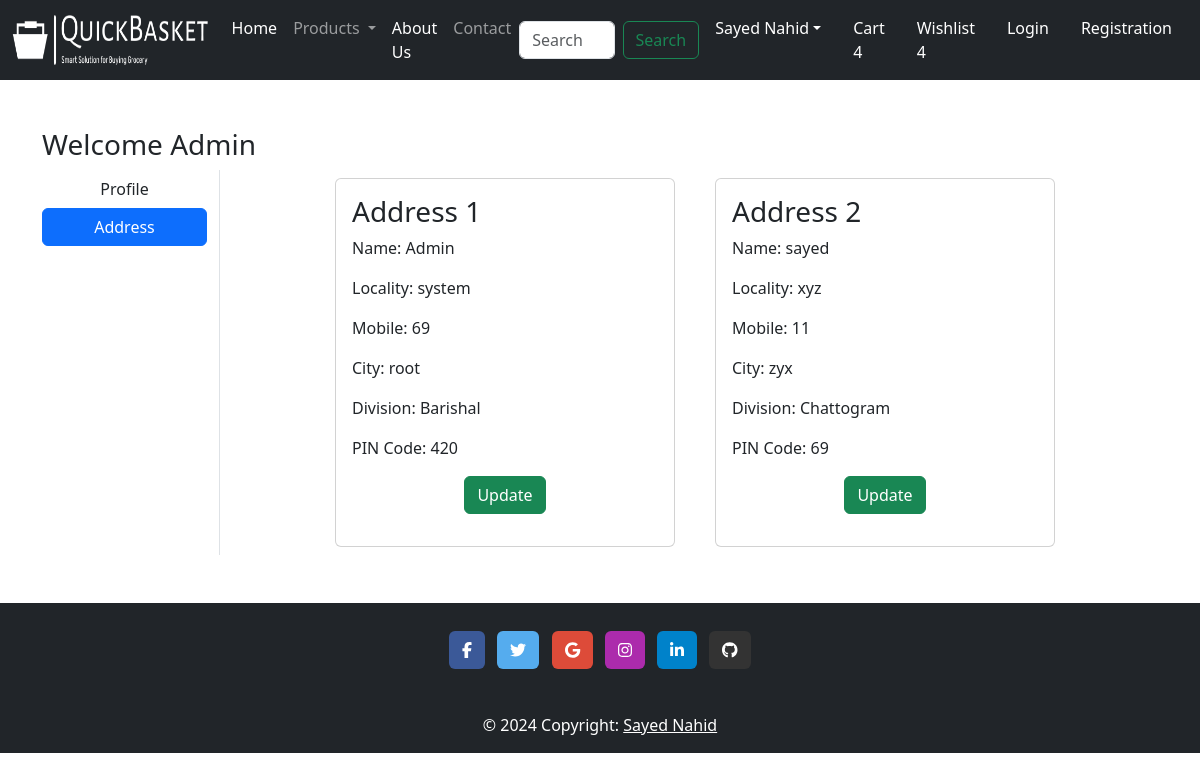
/address/ (signed in), run on an earlier commit of the app's database.
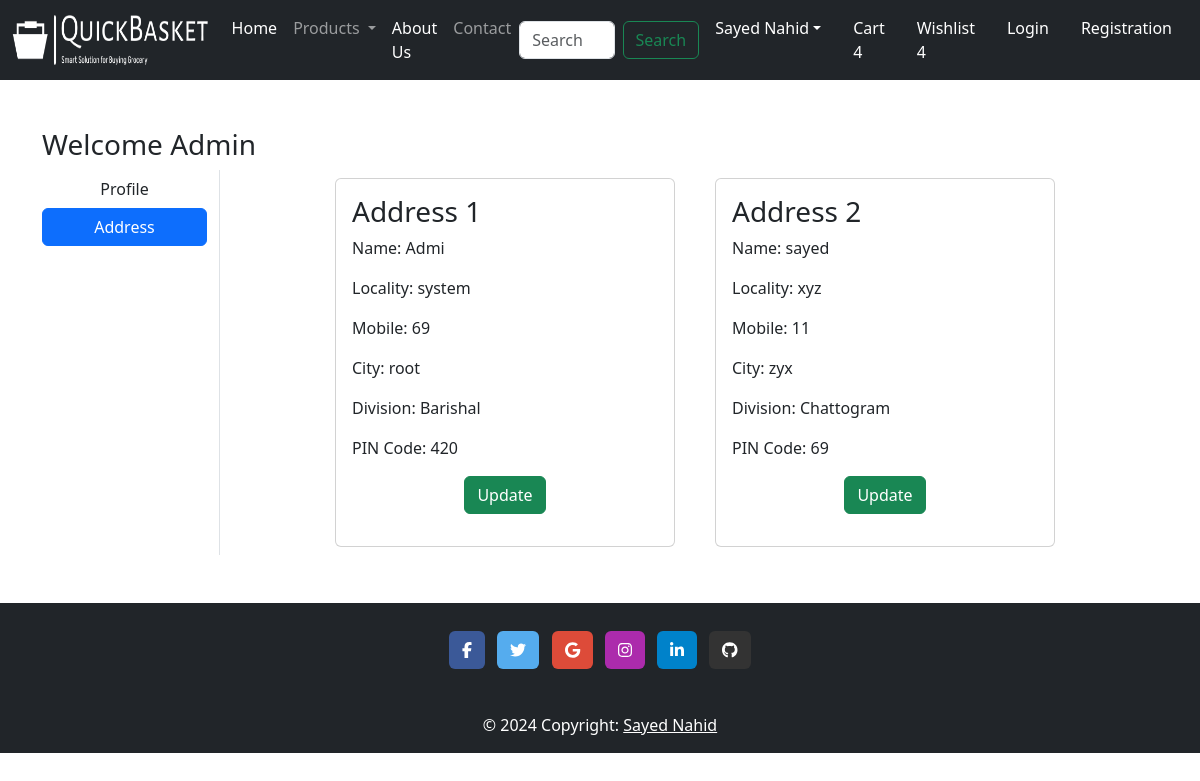
And on a later commit of the database.
### myapp/models.py (models this page shows, shortened)
class Customer(models.Model):
    user = models.ForeignKey(User, on_delete=models.CASCADE)
    name = models.CharField(max_length=200)
    locality = models.CharField(max_length=200)
    city = models.CharField(max_length=50)
    mobile = models.IntegerField(default=0)
    zipcode = models.IntegerField()
    division = models.CharField(choices=DIV_CHOICES, max_length=100)

### myapp/views.py (the view)
# urls.py: path('address/', views.address, name='address'),
def address(request):
    add = Customer.objects.filter(user=request.user)
    return render(request, 'app/address.html', locals())

### myapp/templates/app/address.html (shortened to what this page needs)
{% extends "app/base.html" %}
{% load static %}
{% block main.content %}
<div class="container my-5">
    <div class="row">
        <h3>Welcome <span class="text-capitalize">{{request.user}}</span></h3>
        <div class="col-sm-2 border-end">
            <ul class="list-unstyled">
                <li class="d-grid"><a href="{% url 'profile' %}" class="btn">Profile</a></li>
                <li class="d-grid"><a href="{% url 'profile' %}" class="btn btn-primary">Address</a></li>
            </ul>
        </div>
        <div class="col-sm-8 offset-sm-1">
            <div class="row">
                {% for ad in add %}
                    <div class="col-sm-6">
                        <div class="card m-2">
                            <div class="card-body">
                                <h3>Address {{forloop.counter}}</h3>
                                <p>Name: {{ad.name}}</p>
                                <p>Locality: {{ad.locality}}</p>
                                <p>Mobile: {{ad.mobile}}</p>
                                <p>City: {{ad.city}}</p>
                                <p>Division: {{ad.division}}</p>
                                <p>PIN Code: {{ad.zipcode}}</p>
                                <p class="text-center"><a href="{% url 'updateAddress' pk=ad.id %}" type="button" class="btn btn-success">Update</a></p>
                            </div>
                        </div>
                    </div>
                {% endfor %}
            </div>
        </div>
    </div>
</div>
{% endblock main.content %}

What changed in the data, as far as the page shows it:
changed Customer "system": name "Admin" → "Admi"
